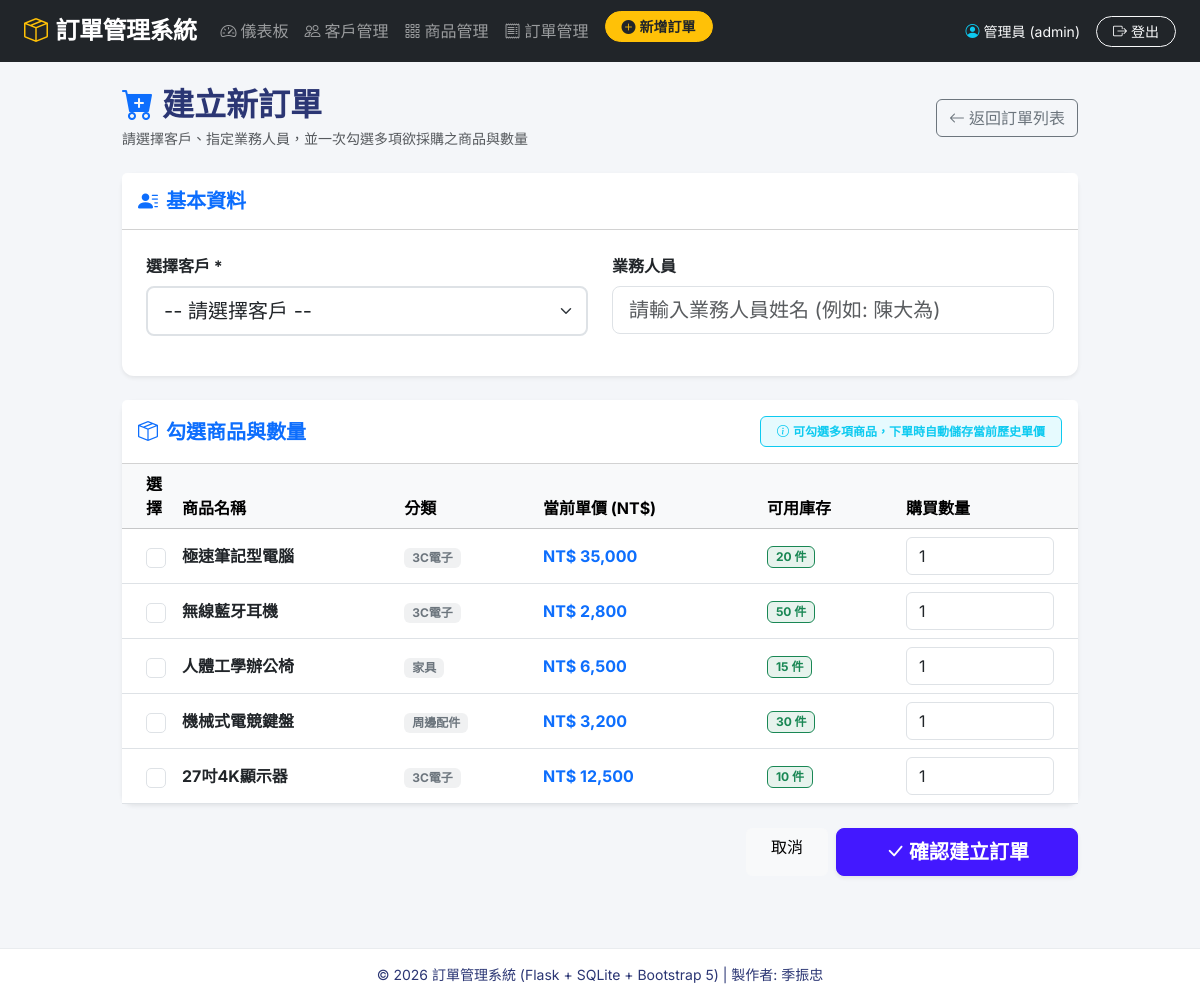
/orders/new (signed in), run on the app's committed database.
### tables this page shows
CREATE TABLE product (
        product_id INTEGER PRIMARY KEY AUTOINCREMENT,
        name TEXT NOT NULL,
        price INTEGER NOT NULL CHECK (price >= 0),
        stock INTEGER NOT NULL CHECK (stock >= 0),
        category TEXT
    );

### app.py (the view, shortened to what this page needs)
@app.route("/orders/new", methods=["GET", "POST"])
@login_required
def new_order():
    conn = get_db()
    cursor = conn.cursor()
    cursor.execute("SELECT customer_id, name, phone, address FROM customer ORDER BY customer_id ASC;")
    customer_list = cursor.fetchall()
    cursor.execute("SELECT product_id, name, price, stock, category FROM product ORDER BY product_id ASC;")
    product_list = cursor.fetchall()
    conn.close()
    return render_template("order_new.html", customers=customer_list, products=product_list)

### app.py (called while the page is built)
def get_db():
    conn = sqlite3.connect(DB_NAME)
    conn.row_factory = sqlite3.Row
    conn.execute("PRAGMA foreign_keys = ON;")
    return conn

def login_required(f):
    @wraps(f)
    def decorated_function(*args, **kwargs):
        if not session.get("admin_logged_in"):
            flash("請先登入管理員帳號！", "warning")
            return redirect(url_for("login"))
        return f(*args, **kwargs)
    return decorated_function

### templates/order_new.html (shortened to what this page needs)
{% extends "base.html" %}
{% block content %}
<div class="row justify-content-center">
    <div class="col-lg-10">
        <div class="d-flex justify-content-between align-items-center mb-4">
            <div>
                <h2 class="fw-bold mb-1"><i class="bi bi-cart-plus-fill me-2 text-primary"></i>建立新訂單</h2>
                <p class="text-muted small mb-0">請選擇客戶、指定業務人員，並一次勾選多項欲採購之商品與數量</p>
            </div>
            <a href="{{ url_for('orders') }}" class="btn btn-outline-secondary">
                <i class="bi bi-arrow-left me-1"></i>返回訂單列表
            </a>
        </div>
        <form action="{{ url_for('new_order') }}" method="POST" id="newOrderForm">
            <div class="card shadow-sm border-0 mb-4">
                <div class="card-header bg-white py-3">
                    <h5 class="fw-bold mb-0 text-primary"><i class="bi bi-person-lines-fill me-2"></i>基本資料</h5>
                </div>
                <div class="card-body p-4">
                    <div class="row">
                        <div class="col-md-6 mb-3">
                            <label for="customer_id" class="form-label fw-bold">選擇客戶 *</label>
                            <select class="form-select form-select-lg border-2" id="customer_id" name="customer_id" required>
                                <option value="" disabled selected>-- 請選擇客戶 --</option>
                            </select>
                        </div>
                        <div class="col-md-6 mb-3">
                            <label for="salesperson" class="form-label fw-bold">業務人員</label>
                            <input type="text" class="form-control form-control-lg" id="salesperson" name="salesperson" placeholder="請輸入業務人員姓名 (例如: 陳大為)">
                        </div>
                    </div>
                </div>
            </div>
            <div class="card shadow-sm border-0 mb-4">
                <div class="card-header bg-white py-3 d-flex justify-content-between align-items-center">
                    <h5 class="fw-bold mb-0 text-primary"><i class="bi bi-box-seam me-2"></i>勾選商品與數量</h5>
                    <span class="badge bg-info bg-opacity-10 text-info border border-info px-3 py-2">
                        <i class="bi bi-info-circle me-1"></i>可勾選多項商品，下單時自動儲存當前歷史單價
                    </span>
                </div>
                <div class="card-body p-0">
                    <div class="table-responsive">
                        <table class="table table-hover align-middle mb-0">
                            <thead class="table-light">
                                <tr>
                                    <th class="ps-4" style="width: 50px;">選擇</th>
                                    <th>商品名稱</th>
                                    <th>分類</th>
                                    <th>當前單價 (NT$)</th>
                                    <th>可用庫存</th>
                                    <th style="width: 180px;" class="pe-4">購買數量</th>
                                </tr>
                            </thead>
                            <tbody>
                                {% for p in products %}
                                <tr>
                                    <td class="ps-4">
                                        <input class="form-check-input product-checkbox fs-5" type="checkbox" name="product_ids" value="{{ p.product_id }}" id="chk_{{ p.product_id }}" {% if p.stock <= 0 %}disabled{% endif %}>
                                    </td>
                                    <td>
                                        <label class="form-check-label fw-bold text-dark cursor-pointer" for="chk_{{ p.product_id }}">
                                            {{ p.name }}
                                        </label>
                                    </td>
                                    <td><span class="badge bg-secondary bg-opacity-10 text-secondary px-2 py-1">{{ p.category or '通用' }}</span></td>
                                    <td class="fw-bold text-primary">NT$ {{ "{:,}".format(p.price) }}</td>
                                    <td>
                                        {% if p.stock <= 0 %}
                                            <span class="badge bg-danger">已售完</span>
                                        {% elif p.stock <= 5 %}
                                            <span class="badge bg-warning text-dark">僅剩 {{ p.stock }} 件</span>
                                        {% else %}
                                            <span class="badge bg-success bg-opacity-10 text-success border border-success">{{ p.stock }} 件</span>
                                        {% endif %}
                                    </td>
                                    <td class="pe-4">
                                        <input type="number" class="form-control qty-input" name="quantity_{{ p.product_id }}" value="1" min="1" max="{{ p.stock }}" {% if p.stock <= 0 %}disabled{% endif %}>
                                    </td>
                                </tr>
                                {% else %}
                                <tr>
                                    <td colspan="6" class="text-center py-4 text-muted">無可用商品，請先至「商品管理」新增商品</td>
                                </tr>
                                {% endfor %}
                            </tbody>
                        </table>
                    </div>
                </div>
            </div>
            <div class="d-flex justify-content-end mb-5">
                <a href="{{ url_for('orders') }}" class="btn btn-light me-2 px-4">取消</a>
                <button type="submit" class="btn btn-primary btn-lg shadow-sm px-5 fw-bold">
                    <i class="bi bi-check-lg me-1"></i>確認建立訂單
                </button>
            </div>
        </form>
    </div>
</div>
{% endblock %}

### templates/base.html (style rules this page uses)
body { font-family: 'Inter', 'Noto Sans TC', sans-serif; background-color: #f4f6f9; color: #2b3674; min-height: 100vh; display: flex; flex-direction: column; }
.card { border: none; border-radius: 12px; box-shadow: 0 4px 20px rgba(0, 0, 0, 0.05); transition: transform 0.2s ease, box-shadow 0.2s ease; }
.btn-primary { background-color: #4318ff; border-color: #4318ff; border-radius: 8px; font-weight: 500; padding: 8px 18px; }

### data on the page
product: name "極速筆記型電腦", category "3C電子", price "35,000", stock "20", product_id "1"
product: name "無線藍牙耳機", category "3C電子", price "2,800", stock "50", stock "1"
product: name "人體工學辦公椅", category "家具", price "6,500", stock "15", stock "1"
product: name "機械式電競鍵盤", category "周邊配件", price "3,200", stock "30", stock "1"
product: name "27吋4K顯示器", category "3C電子", price "12,500", stock "10", stock "1"

### other printed values
{{ session.get('username', 'admin') }} "admin"
